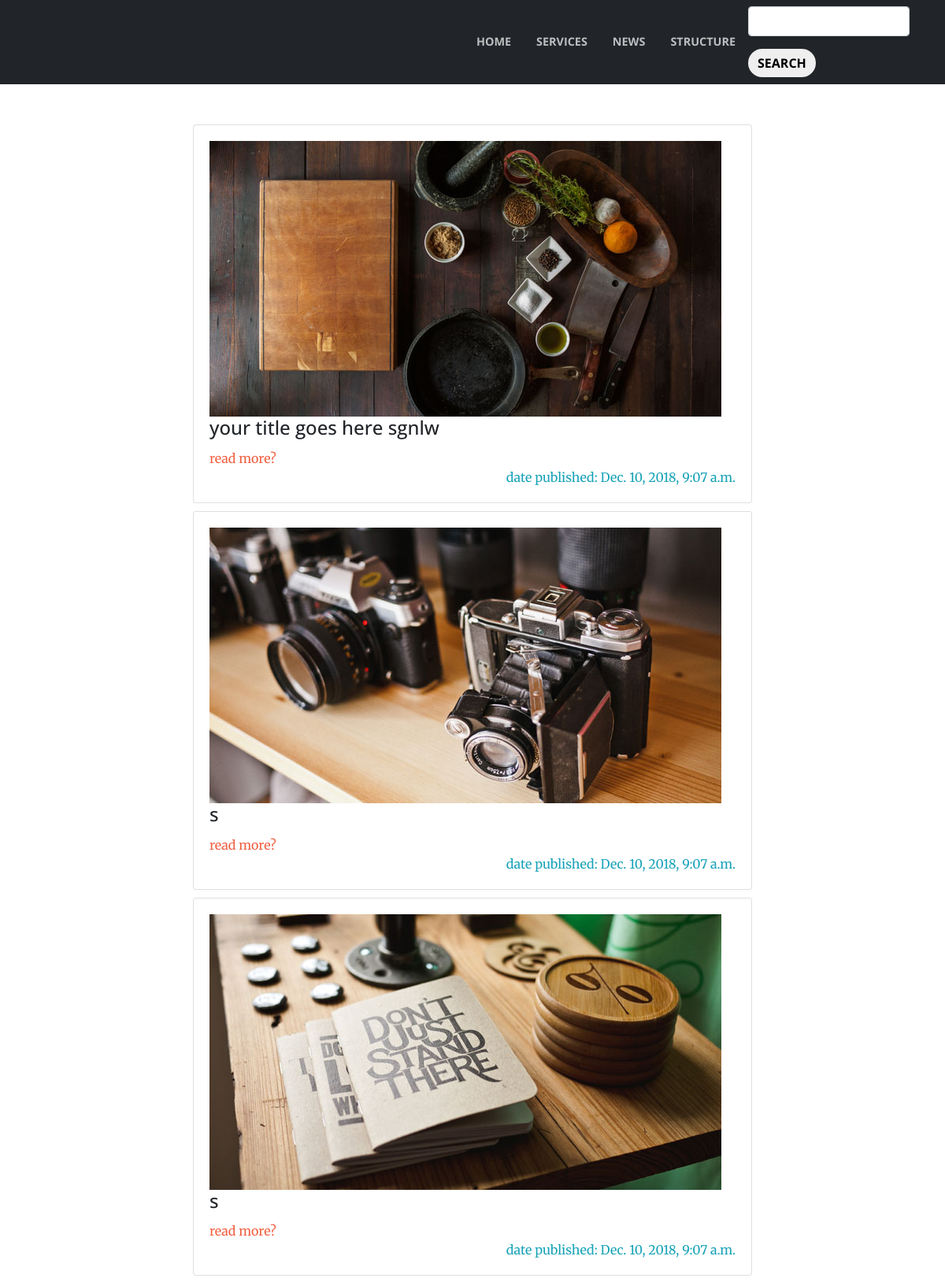
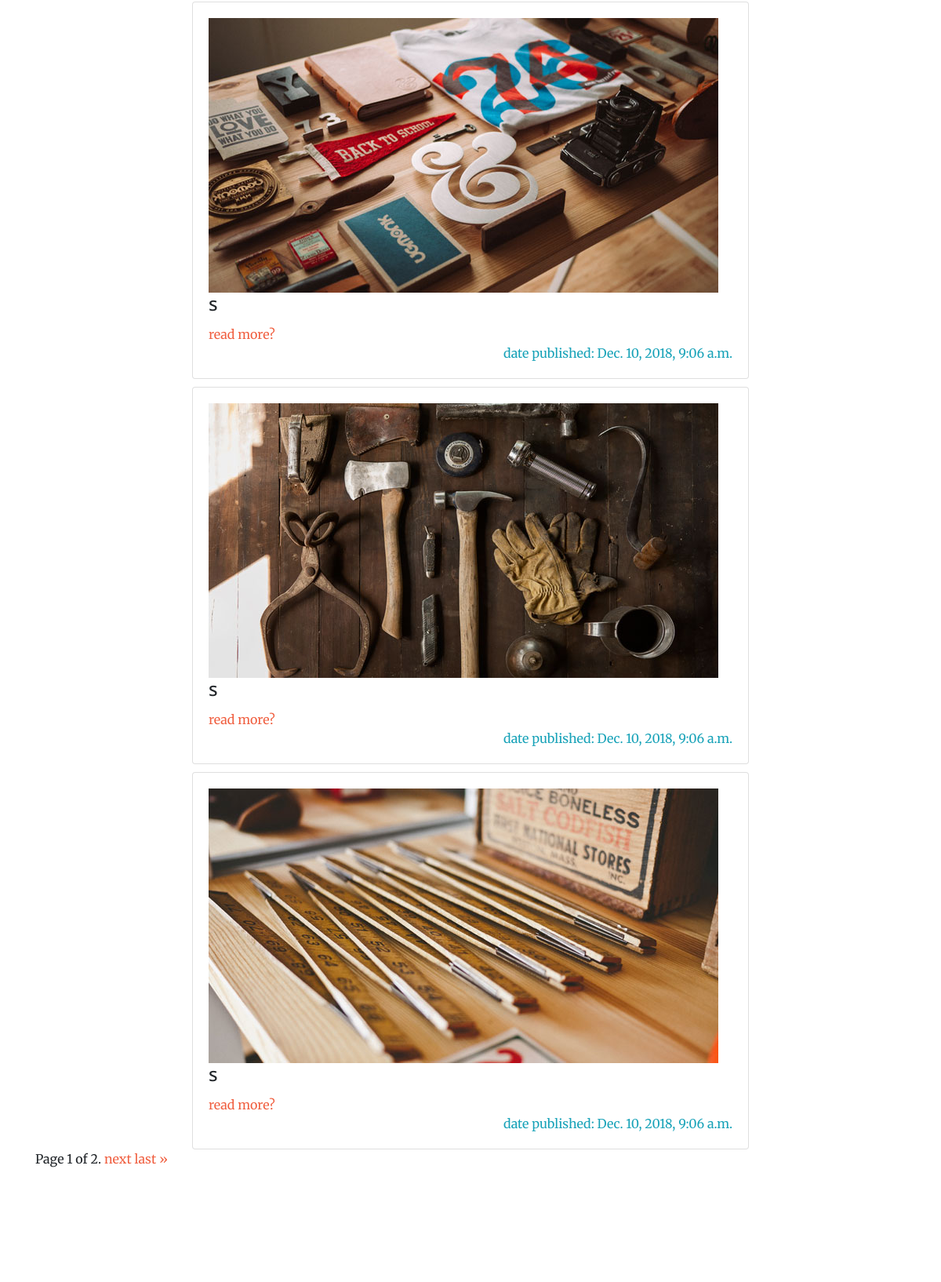
The app's page /NEWS/ (upper part) with its own data (2 pictures, top to bottom).
### NEWS/models.py (models this page shows, shortened)
class News(models.Model):
    Title    = models.CharField(max_length = 30)
    Sub_Title    = models.CharField(max_length = 40)
    Video    = models.FileField(upload_to = 'News/video/',null = True , blank = True,
               validators=[validate_file_extension])
    Image    = models.ImageField(upload_to = 'News/image/' , null = True , blank = True)
    Description = models.TextField()
    pub_date = models.DateTimeField('date published' , auto_now_add=True )
    modified    =  models.DateTimeField('modified', auto_now_add=True)

### NEWS/views.py (the view)
# urls.py: path('' ,  login_required(views.index) , name = 'index'),
class index(View):
    template_name = 'NEWS/index.html'
    def get(self , request , *args , **kwargs):
        latest_News_list = News.objects.order_by('-pub_date')
        paginator = Paginator(latest_News_list , 6) # Show 25 contacts per page
        page = request.GET.get('page')
        try:
            latest_News = paginator.get_page(page)
        except PageNotAnInteger:
            latest_News = paginator.get_page(1)
        except EmptyPage:
            latest_News = paginator.get_page(paginator.num_pages)
        context = {
            'Title' : 'News',
            'latest_News' : latest_News
        }
        return render(request , 'NEWS/index.html' , context)

### NEWS/templates/NEWS/index.html (shortened to what this page needs)
{% include './header.html' %}
{%block body%}
<div class="container">
    <div class = 'row'>
        <div class = 'col-md-12'>
    <section style="margin-bottom: 20px;margin-top: 20px;">
                  {% for news in latest_News %}
                  <div class="col-md-8 offset-md-2" style="margin-top: 10px;">
                          <div class="card">
                            <div class="card-body">
                              {% if news.Image %}
                                  <img src="{{news.Image.url}}" class="img-fluid" alt="Responsive image">
                              {% endif %}
                              <h4 class="card-title">{{news.Title}}</h4>
                              <a href=" {% url 'News:detail' news.id%}" class ="card-title">read more?</a>
                              <p class = 'card-text text-right text-info'> date published: {{news.pub_date}}</p>
                            </div>
                          </div>
                        </div>
                    {%endfor%}
  <div class="pagination">
    <span class="step-links">
        <span class="current">
            Page {{ latest_News.number }} of {{ latest_News.paginator.num_pages }}.
        </span>
        {% if latest_News.has_next %}
            <a href="?page={{ latest_News.next_page_number }}">next</a>
            <a href="?page={{ latest_News.paginator.num_pages }}">last &raquo;</a>
        {% endif %}
    </span>
  </div>
      </section>
        </div>
    </div>
</div>
{%endblock%}
{% include '../footer.html'%}

### NEWS/templates/NEWS/header.html (shortened to what this page needs)
<!DOCTYPE html><html lang="en">
{% load staticfiles %}
  <html lang="en">
    <head>
      <link href="{%static 'home/vendor/bootstrap/css/bootstrap.min.css' %}" rel="stylesheet">
      <link href="{%static 'home/vendor/fontawesome-free/css/all.min.css' %}" rel="stylesheet" type="text/css">
      <link href="{% static 'home/vendor/magnific-popup/magnific-popup.css' %}" rel="stylesheet">
      <link href="{% static 'home/css/creative.min.css' %}" rel="stylesheet">
    </head>
    <body id="page-top">
  <body id="page-top">
      <nav class="navbar navbar-expand-lg bg-dark navbar-light fixed-top  text-white" id="mainNav">
        <div class="container">
          <div class="collapse navbar-collapse" id="navbarResponsive">
            <ul class="navbar-nav ml-auto">
              <li class="nav-item">
                <a class="nav-link js-scroll-trigger" href="{% url 'Home:home'%}">Home</a>
              </li>
              <li class="nav-item">
                <a class="nav-link js-scroll-trigger" href="{% url 'Service:index'%}">Services</a>
              </li>
              <li class="nav-item">
                <a class="nav-link js-scroll-trigger" href="{% url 'News:index'%}">News</a>
              </li>
              <li class="nav-item">
                <a class="nav-link js-scroll-trigger" href="{% url 'Structure:index'%}">Structure</a>
              </li>
            </ul>
              <form class="navbar-form navbar-right" action="{% url 'News:search' %}" method="post">{%csrf_token%}
                <div class="form-group">
                  <input class="form-control" type="text" name='Title'>
                </div>
                <input type="submit" class="btn btn-default" value='search' method='POST' />
              </form>
          </div>
        </div>
      </nav>

### DOCS/templates/footer.html (shortened to what this page needs)
{% load staticfiles %}
    </body>
  </html>

### records on screen
News: Image (picture), Title "your title goes here sgnlw", pub_date "Dec. 10, 2018, 9:07 a.m."
News: Image (picture), Title "s", pub_date "Dec. 10, 2018, 9:07 a.m."
News: Image (picture), Title "s", pub_date "Dec. 10, 2018, 9:07 a.m."
News: Image (picture), Title "s", pub_date "Dec. 10, 2018, 9:06 a.m."
News: Image (picture), Title "s", pub_date "Dec. 10, 2018, 9:06 a.m."
News: Image (picture), Title "s", pub_date "Dec. 10, 2018, 9:06 a.m."

### other values on screen
{{ latest_News.number }} "1"
{{ latest_News.paginator.num_pages }} "2"
